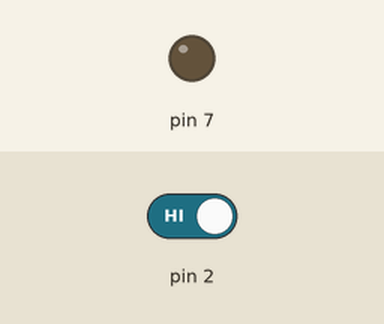
Recording of a sketch running on a simulated Arduino Uno, built with avr-gcc and run on an emulated ATmega328P. Shown: output pins drawn as LEDs (lit = HIGH). The inputs (shaded band) are chosen by the test bench; at power-on: pin 2 HIGH. Not simulated (calls return 0 or success): arduino_secrets.h.

Above: at 2.3 s.
2.4 s: pin 2 driven LOW
At 4.4 s:
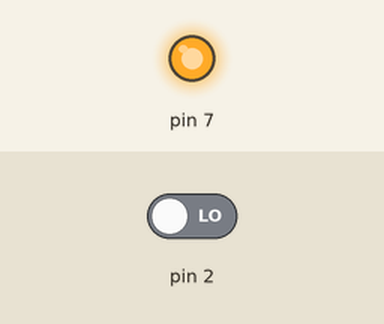
Timing chart, 0 to 5.9 s (numbered marks = the images above; inputs shaded):
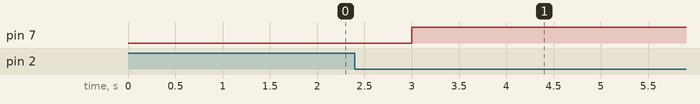

Measured:
- after the input at 2.4 s, pin 7: LOW → HIGH after 0.60 s

The sketch:

project2_button_test.ino
```cpp
#include "arduino_secrets.h"

int switchState = 0;
void setup() {
  // put your setup code here, to run once:
  pinMode(7, OUTPUT);
  //pinMode(4, OUTPUT);
  //pinMode(5, OUTPUT);
  pinMode(5, INPUT);
}

void loop() {
  // put your main code here, to run repeatedly:
  switchState = digitalRead(2);
  if(switchState == LOW) {
    //the button is not pressed
    digitalWrite(7, HIGH); //Green led
    //digitalWrite(4, LOW); //Red LEDs
    //digitalWrite(5, LOW);
  }
  else{ //BUTTON IS PRESSED
    digitalWrite(3, LOW);
    digitalWrite(4, HIGH);
    digitalWrite(5, HIGH);

    delay(250); // wait for a quarter second
    //toggle the LEDs
    digitalWrite(4, HIGH);
    digitalWrite(5, HIGH);
    delay(500); // wait half a second
  }
} // go back to beginning of the loop
```
